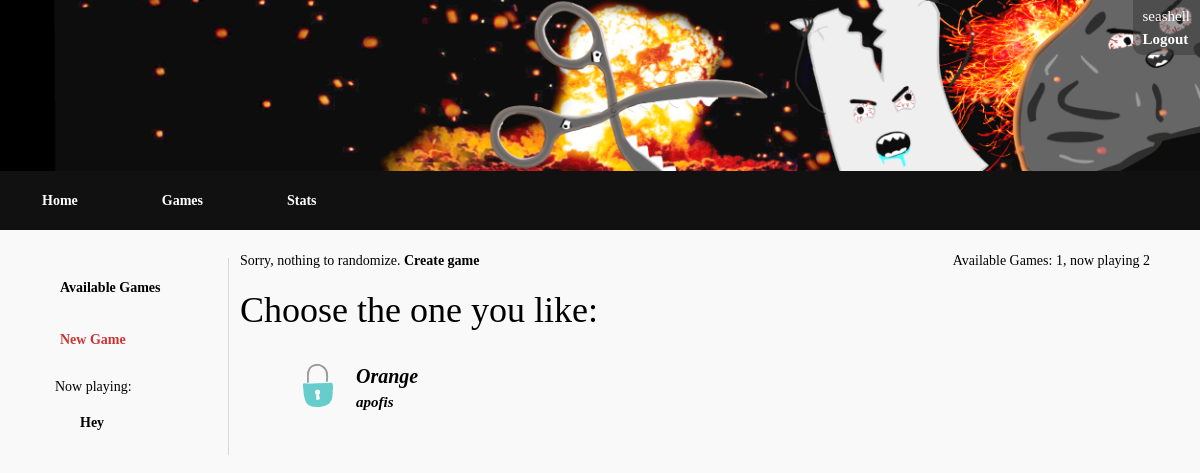
/game/ (signed in), run on an earlier commit of the app's database.
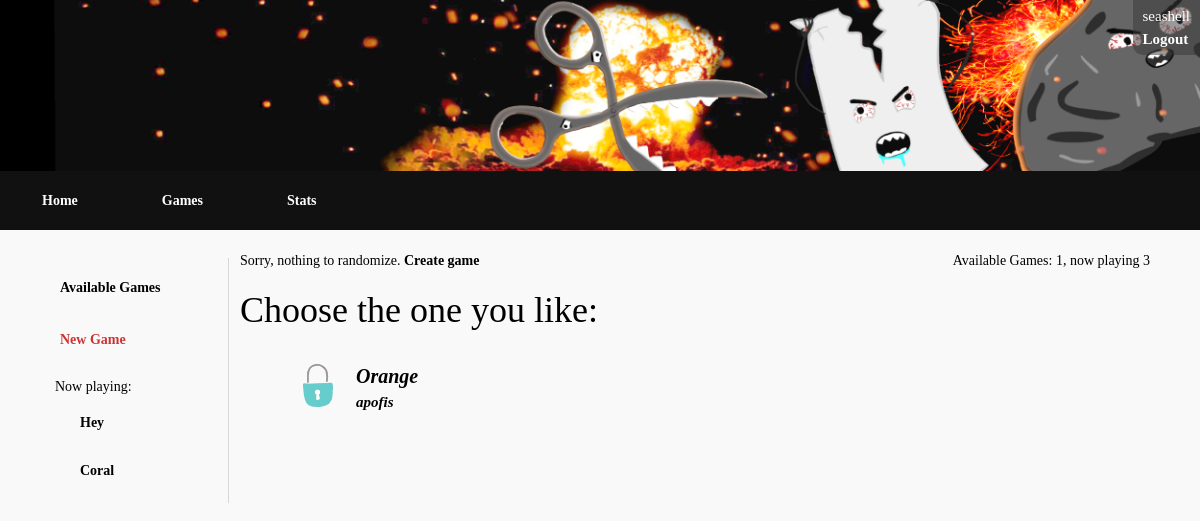
And on a later commit of the database.
### testapp/models.py (models this page shows)
class Game(models.Model):
    isCompleted = models.BooleanField(default=False)
    isPublic = models.BooleanField()
    password = models.CharField(max_length=10, null=True)
    gameName = models.CharField(max_length=100, default='NoNameGame')
    ownerID = models.ForeignKey(User, on_delete=models.CASCADE, related_name='owner')
    secondPlayerID =models.ForeignKey(User, on_delete=models.SET_NULL, null=True, related_name='secondPlayer')
    winnerID = models.ForeignKey(User, on_delete=models.SET_NULL, null=True, related_name='winner')
    ownerScore = models.IntegerField(default=0)
    secondPlayerScore = models.IntegerField(default=0)

### game/views.py (the view)
# urls.py: path('game/', include('game.urls')),
@login_required()
def game(request):
    games = Game.objects.filter(Q(secondPlayerID__isnull=True), isCompleted=False)
    games = games.exclude(ownerID=request.user)
    activeGames = Game.objects.filter(Q(ownerID=request.user) | Q(secondPlayerID=request.user))
    activeGames = activeGames.exclude(isCompleted=True)
    return render(
        request, 'game/game.html', {'userGames': activeGames,
                                    'public': games.exclude(isPublic=False).count(),
                                    'games': games,
                                    'allgamesstats': {
                                        'available': games.count(),
                                        'inProgress': Game.objects.filter(isCompleted=False).count()
                                    }}
    )

### templates/game/game.html (shortened to what this page needs)
{% extends "base_gamewindow.html" %}
{% block content %}
    {% if games.count > 0 %}
        <div id="allgames-top">
            <span id="allgames-top-create">
                {% if public > 0 %}Can't choose? <a href="{% url 'Join Game' %}?id=r">Randomize</a>
                {% else %} Sorry, nothing to randomize. <a href="{% url 'New Game' %}">Create game</a>
                    {% endif %}
            </span>
            <span id="allgames-top-stats">Available Games: {{ allgamesstats.available }}, now playing {{ allgamesstats.inProgress }}</span>
        </div>
        <h1>Choose the one you like: </h1>
        <ul id="availablegame-list">
        {% for game in games %}
            <li>
            {% if game.isPublic %}
                <div class="isprivate"></div>
            {% else %}
                <div class="isprivate"><img src="../../static/img/private.png" /></div>
            {% endif %}
                <div>
                <a class="availableGame" href="{% url 'Join Game' %}?id={{ game.id }}">
                <div>{{ game.gameName }}</div> <br/>
                <span>{{ game.ownerID.username }}</span>
                </a>
            </div></li>
        {% endfor %}
        </ul>
    {% else %}
         <p>No games available! <a href="{% url 'New Game' %}"> New game</a></p>
    {% endif %}
{% endblock %}

### templates/base_gamewindow.html
{% extends "base_generic.html" %}
{% block aside %}
    <aside id="gamenav">
    <ul>
    <li class="gamenawitem"><a href="{% url 'All Games' %}">Available Games</a></li>
    <li class="gamenawitem" id="gamenav-newgame"><a href="{% url 'New Game' %}">New Game</a></li>
        <li class="gamenawitem" id="gamenav-gamelist"><span>Now playing:</span>
        <ul>
            {% if userGames.count != 0 %}
                {% for game in userGames %}
                    <li class="gamenav-listitem"><a href="{% url 'Join Game' %}?id={{ game.id }}">{{ game.gameName }}</a></li>
                {% endfor %}
            {% else %}
            <li>Sorry, no games!</li>
            {% endif %}
        </ul>
    </li>
    </ul>
    </aside>
{% endblock %}

What changed in the data, as far as the page shows it:
added Game: gameName "Coral"
Also different on the page:
{{ allgamesstats.inProgress }}: "2" → "3"
